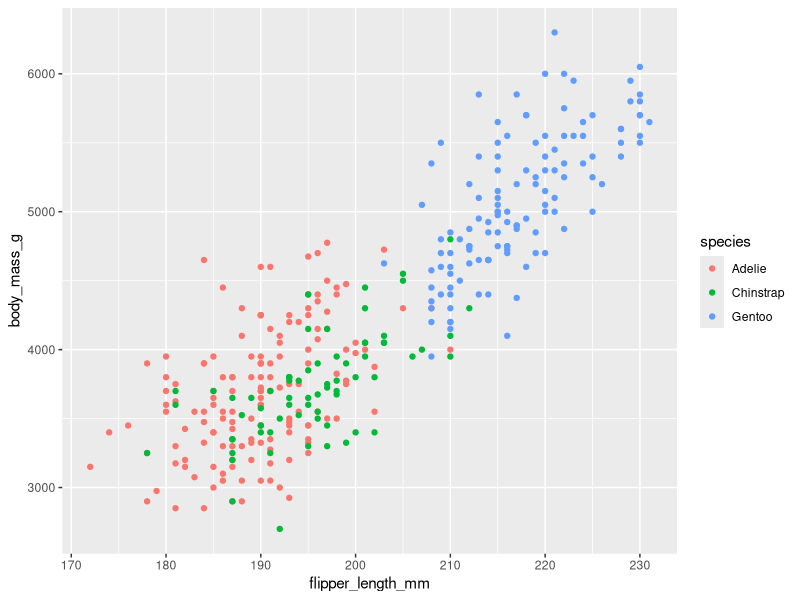
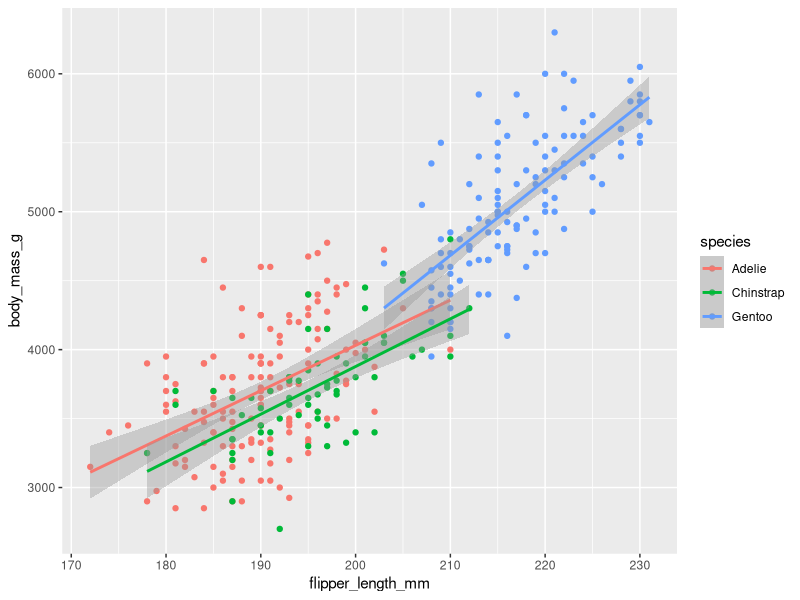
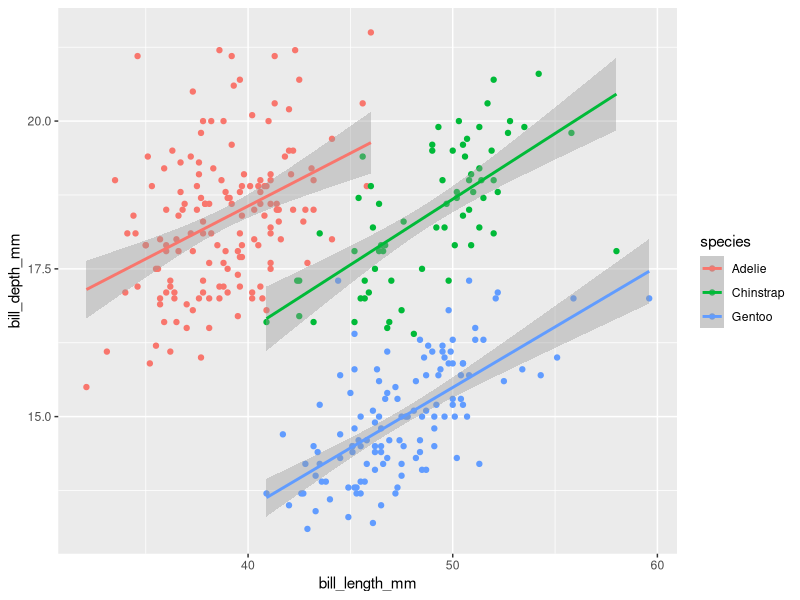
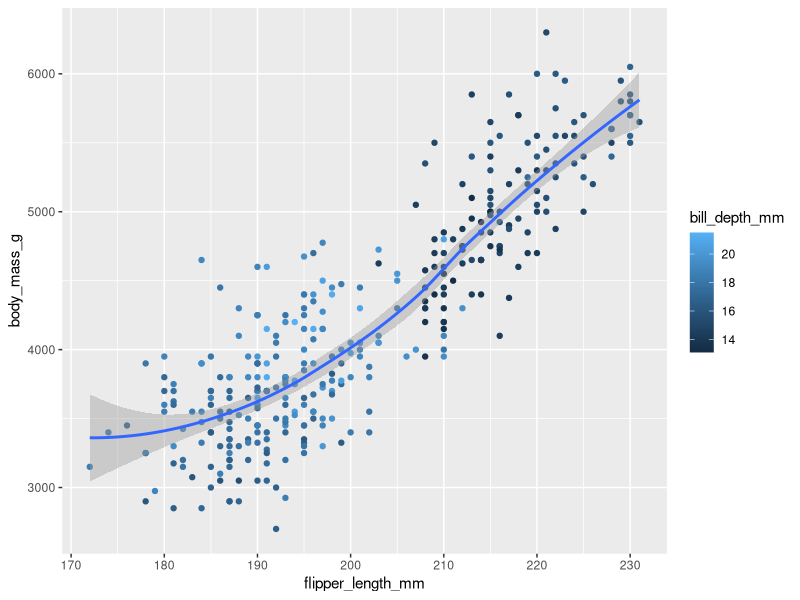
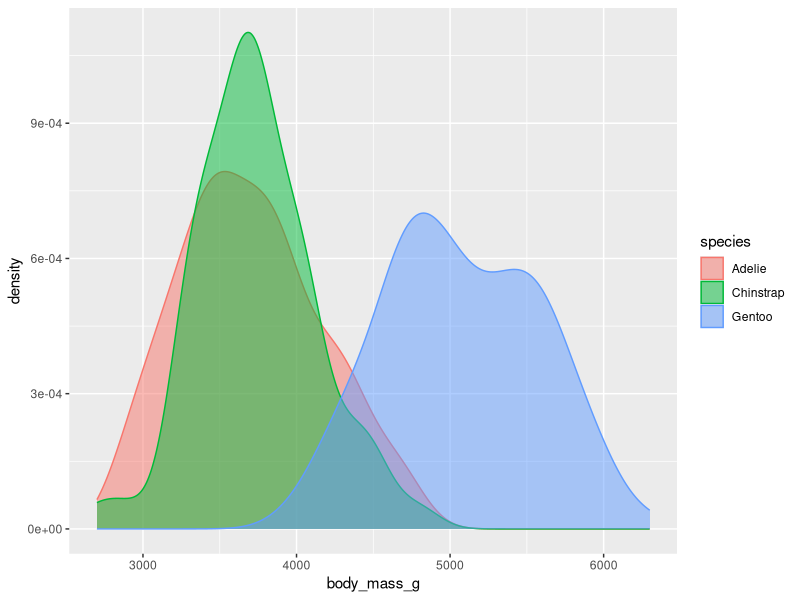
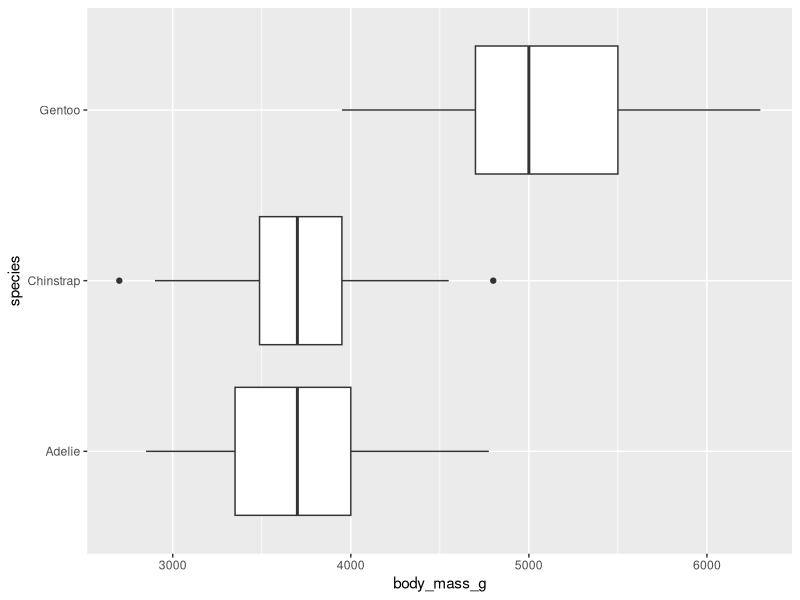
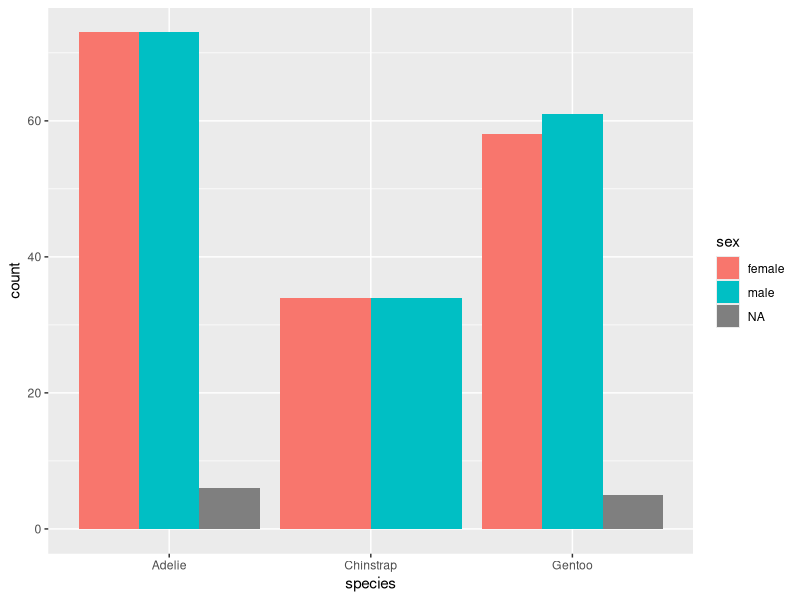
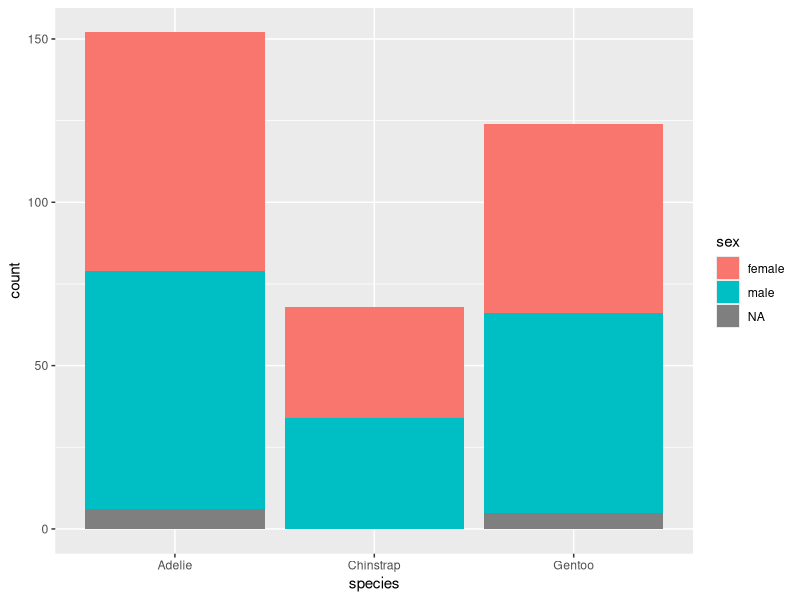

The R script that drew these images, in order:
## ---- chunk 1
#load packages
#install.packages("palmerpenguins")
library(palmerpenguins)

#install.packages("ggthemes")
library(ggthemes)

library(tidyverse)

## ---- chunk 2
ggplot(
  data = penguins,
  mapping = aes(
    x = flipper_length_mm,
    y = body_mass_g,
    color = species
  )
) +
  geom_point()
## ---- chunk 3
ggplot(
  data = penguins,
  mapping = aes(
    x = flipper_length_mm,
    y = body_mass_g,
    color = species # color here
  )
) +
  geom_point() +
  geom_smooth(method = "lm")
## ---- chunk 4
ggplot(
  data = penguins,
  mapping = aes(
    x = bill_length_mm,
    y = bill_depth_mm,
    color = species # color here
  )
) +
  geom_point() +
  geom_smooth(method = "lm")

cor.test(penguins$bill_length_mm, penguins$bill_depth_mm)
## ---- chunk 5
ggplot(
  data = penguins,
  mapping = aes(
    x = flipper_length_mm,
    y = body_mass_g
  )) + 
  geom_point(aes(colour = bill_depth_mm), na.rm = TRUE) + 
  geom_smooth(na.rm = TRUE)
## ---- chunk 6
ggplot(penguins, aes(
  x = body_mass_g,
  color = species,
  fill = species
)) +
  geom_density(alpha = 0.5)
## ---- chunk 7
ggplot(penguins, aes(
  y = species,
  x = body_mass_g
)) +
  geom_boxplot() 
## ---- chunk 8
### Grouped
penguins |>
  ggplot(aes(fill = sex, x = species)) +
  geom_bar(position = "dodge")             # dodge

### Stacked
penguins |>
  ggplot(aes(fill = sex, x = species)) +
  geom_bar()

### Percent Stacked
penguins |>
  ggplot(aes(fill = sex, x = species)) +
  geom_bar(position = "fill")              
## ---- chunk 9
penguins |>
  na.omit(sex) |>
  ggplot(aes(
    x = flipper_length_mm,
    y = body_mass_g
  )) +
  geom_point(aes(
    color = species,
    shape = species
  )) +
  facet_wrap(~sex)
## ---- chunk 10
penguins |>
  na.omit() |>
  ggplot(aes(
    x = flipper_length_mm,
    y = body_mass_g
  )) +
  geom_point(aes(
    color = species,
    shape = species
  )) +
  geom_smooth() +
  facet_wrap(~island)
## ---- chunk 11
ggplot(mpg, aes(x = displ, y =  hwy)) + geom_point() + geom_point(data = dplyr::filter(mpg, displ > 4, hwy > 20), colour = 'blue', size = 2)
## ---- chunk 12
ggplot(mpg, aes(x = displ, y = hwy, color = drv)) + geom_point() + geom_smooth()
## ---- chunk 13
ggplot(penguins, aes(

  x = bill_length_mm,

  y = bill_depth_mm

)) +

  geom_point() +

  facet_wrap(~species)
